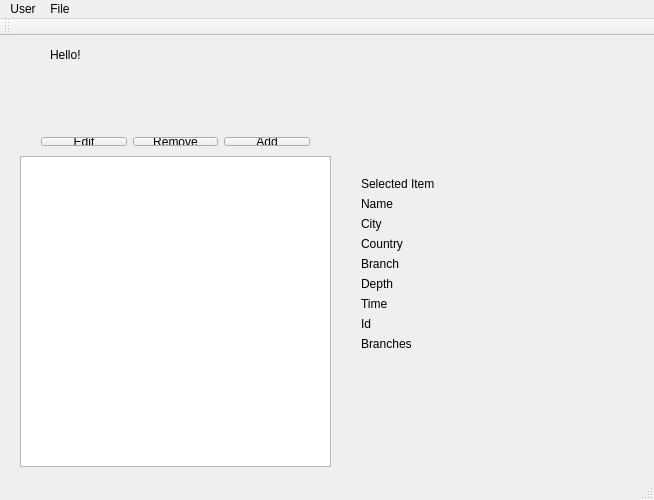
<?xml version="1.0" encoding="UTF-8"?>
<ui version="4.0">
 <class>MainWindow</class>
 <widget class="QMainWindow" name="MainWindow">
  <property name="geometry">
   <rect>
    <x>0</x>
    <y>0</y>
    <width>654</width>
    <height>500</height>
   </rect>
  </property>
  <property name="windowTitle">
   <string>MyProject</string>
  </property>
  <widget class="QWidget" name="centralWidget">
   <widget class="QListWidget" name="listWidget">
    <property name="geometry">
     <rect>
      <x>20</x>
      <y>120</y>
      <width>311</width>
      <height>311</height>
     </rect>
    </property>
   </widget>
   <widget class="QWidget" name="horizontalLayoutWidget">
    <property name="geometry">
     <rect>
      <x>30</x>
      <y>90</y>
      <width>291</width>
      <height>31</height>
     </rect>
    </property>
    <layout class="QHBoxLayout" name="horizontalLayout">
     <item>
      <widget class="QPushButton" name="pushButton_2">
       <property name="cursor">
        <cursorShape>ArrowCursor</cursorShape>
       </property>
       <property name="toolTip">
        <string>Ctrl + E</string>
       </property>
       <property name="text">
        <string>Edit</string>
       </property>
       <property name="shortcut">
        <string>Ctrl+E</string>
       </property>
      </widget>
     </item>
     <item>
      <widget class="QPushButton" name="pushButton_3">
       <property name="toolTip">
        <string>Ctrl+R</string>
       </property>
       <property name="text">
        <string>Remove</string>
       </property>
       <property name="shortcut">
        <string>Ctrl+R</string>
       </property>
      </widget>
     </item>
     <item>
      <widget class="QPushButton" name="pushButton">
       <property name="toolTip">
        <string>Ctrl+A</string>
       </property>
       <property name="text">
        <string>Add</string>
       </property>
       <property name="shortcut">
        <string>Ctrl+A</string>
       </property>
      </widget>
     </item>
    </layout>
   </widget>
   <widget class="QWidget" name="formLayoutWidget">
    <property name="geometry">
     <rect>
      <x>350</x>
      <y>130</y>
      <width>281</width>
      <height>261</height>
     </rect>
    </property>
    <layout class="QFormLayout" name="formLayout_2">
     <item row="0" column="0">
      <widget class="QLabel" name="label_3">
       <property name="text">
        <string>Selected Item</string>
       </property>
      </widget>
     </item>
     <item row="1" column="0">
      <widget class="QLabel" name="label">
       <property name="text">
        <string>Name</string>
       </property>
      </widget>
     </item>
     <item row="1" column="1">
      <widget class="QLabel" name="label_9">
       <property name="text">
        <string/>
       </property>
      </widget>
     </item>
     <item row="2" column="0">
      <widget class="QLabel" name="label_2">
       <property name="text">
        <string>City</string>
       </property>
      </widget>
     </item>
     <item row="2" column="1">
      <widget class="QLabel" name="label_10">
       <property name="text">
        <string/>
       </property>
      </widget>
     </item>
     <item row="3" column="0">
      <widget class="QLabel" name="label_4">
       <property name="text">
        <string>Country</string>
       </property>
      </widget>
     </item>
     <item row="3" column="1">
      <widget class="QLabel" name="label_11">
       <property name="text">
        <string/>
       </property>
      </widget>
     </item>
     <item row="4" column="0">
      <widget class="QLabel" name="label_5">
       <property name="text">
        <string>Branch</string>
       </property>
      </widget>
     </item>
     <item row="5" column="0">
      <widget class="QLabel" name="label_6">
       <property name="text">
        <string>Depth</string>
       </property>
      </widget>
     </item>
     <item row="5" column="1">
      <widget class="QLabel" name="label_13">
       <property name="text">
        <string/>
       </property>
      </widget>
     </item>
     <item row="6" column="0">
      <widget class="QLabel" name="label_7">
       <property name="text">
        <string>Time</string>
       </property>
      </widget>
     </item>
     <item row="6" column="1">
      <widget class="QLabel" name="label_14">
       <property name="text">
        <string/>
       </property>
      </widget>
     </item>
     <item row="7" column="0">
      <widget class="QLabel" name="label_8">
       <property name="text">
        <string>Id</string>
       </property>
      </widget>
     </item>
     <item row="7" column="1">
      <widget class="QLabel" name="label_15">
       <property name="text">
        <string/>
       </property>
      </widget>
     </item>
     <item row="4" column="1">
      <widget class="QLabel" name="label_12">
       <property name="text">
        <string/>
       </property>
      </widget>
     </item>
     <item row="8" column="0">
      <widget class="QLabel" name="label_16">
       <property name="text">
        <string>Branches</string>
       </property>
      </widget>
     </item>
     <item row="8" column="1">
      <widget class="QLabel" name="label_17">
       <property name="text">
        <string/>
       </property>
      </widget>
     </item>
    </layout>
   </widget>
   <widget class="QLabel" name="label_18">
    <property name="geometry">
     <rect>
      <x>50</x>
      <y>10</y>
      <width>67</width>
      <height>17</height>
     </rect>
    </property>
    <property name="text">
     <string>Hello!</string>
    </property>
   </widget>
   <widget class="QLabel" name="label_19">
    <property name="geometry">
     <rect>
      <x>50</x>
      <y>40</y>
      <width>67</width>
      <height>17</height>
     </rect>
    </property>
    <property name="text">
     <string/>
    </property>
   </widget>
  </widget>
  <widget class="QMenuBar" name="menuBar">
   <property name="geometry">
    <rect>
     <x>0</x>
     <y>0</y>
     <width>654</width>
     <height>22</height>
    </rect>
   </property>
   <widget class="QMenu" name="menuFile">
    <property name="title">
     <string>User</string>
    </property>
    <addaction name="actionLogin"/>
    <addaction name="separator"/>
    <addaction name="actionSign_up"/>
   </widget>
   <widget class="QMenu" name="menuFile_2">
    <property name="title">
     <string>File</string>
    </property>
    <addaction name="actionimport"/>
    <addaction name="actionexport"/>
   </widget>
   <addaction name="menuFile"/>
   <addaction name="menuFile_2"/>
  </widget>
  <widget class="QToolBar" name="mainToolBar">
   <attribute name="toolBarArea">
    <enum>TopToolBarArea</enum>
   </attribute>
   <attribute name="toolBarBreak">
    <bool>false</bool>
   </attribute>
  </widget>
  <widget class="QStatusBar" name="statusBar"/>
  <action name="actionLogin">
   <property name="text">
    <string>Login</string>
   </property>
   <property name="shortcut">
    <string>Ctrl+N</string>
   </property>
  </action>
  <action name="actionSign_up">
   <property name="text">
    <string>Sign up</string>
   </property>
  </action>
  <action name="actionimport">
   <property name="text">
    <string>import</string>
   </property>
  </action>
  <action name="actionexport">
   <property name="text">
    <string>export</string>
   </property>
  </action>
 </widget>
 <layoutdefault spacing="6" margin="11"/>
 <resources/>
 <connections/>
</ui>
